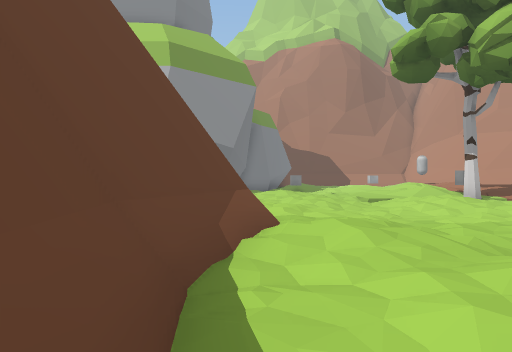
view 1 (above)

24 first-person views from a walk through a Unity game level. The camera is 1.3 m above the floor, looks level and sees 70° across. The floor is counted in squares, 2 m on a side. Each view is taken from the middle of a square. On the plan, view 1 faces up. The plan holds only what a view shows up to about 11 squares ahead; the rest is blank. The place goes on beyond the plan. The player is left out. Some surface patterns are stand-ins.

view 2
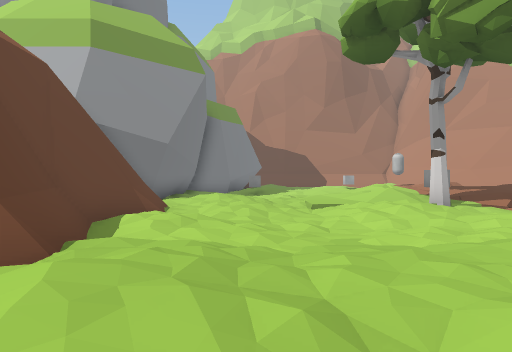

view 3
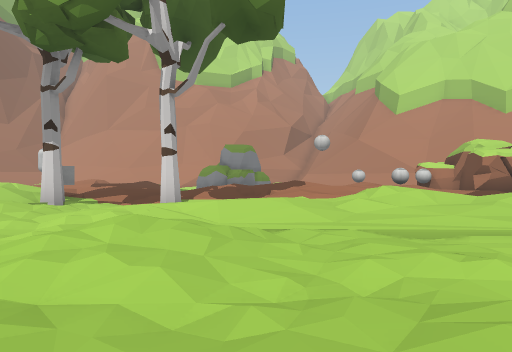

view 4
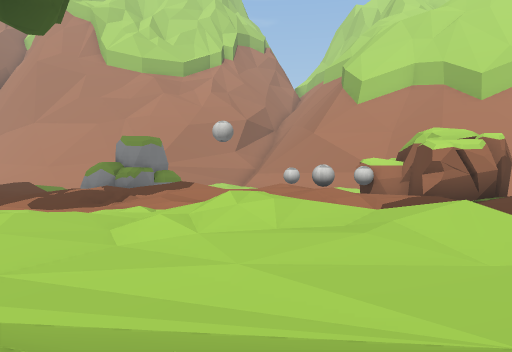

view 5
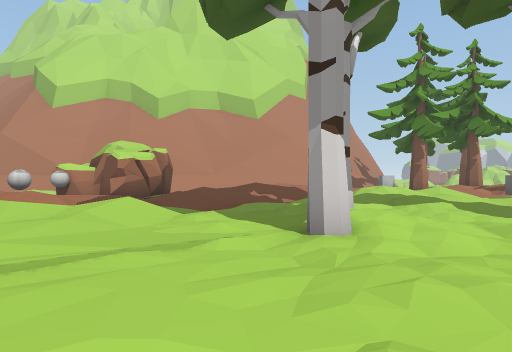

view 6
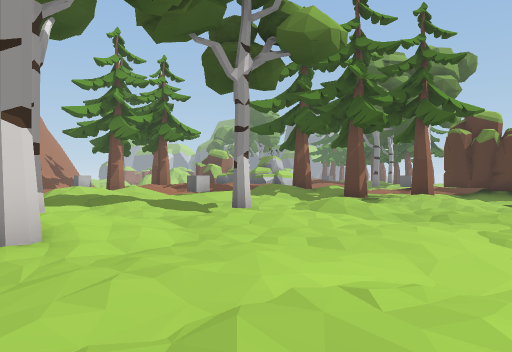

view 7
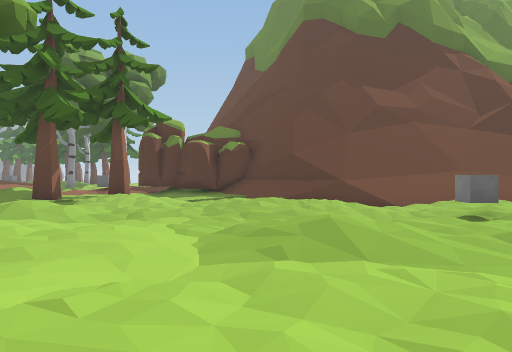

view 8
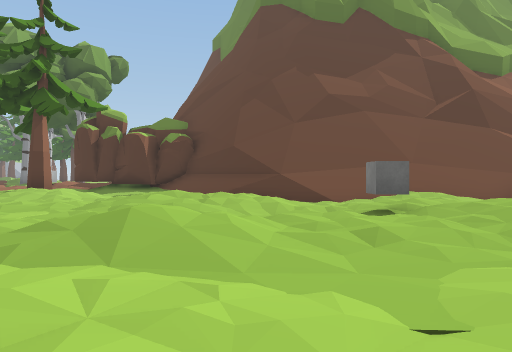

view 9
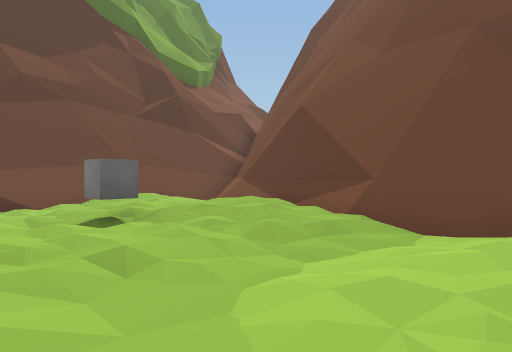

view 10
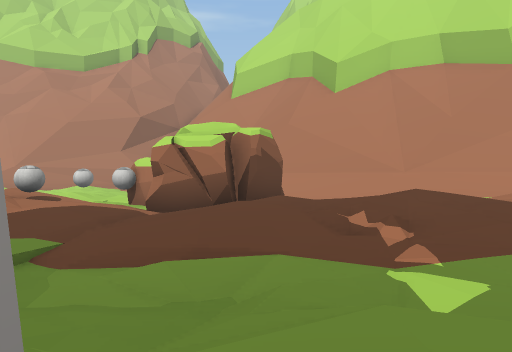

view 11
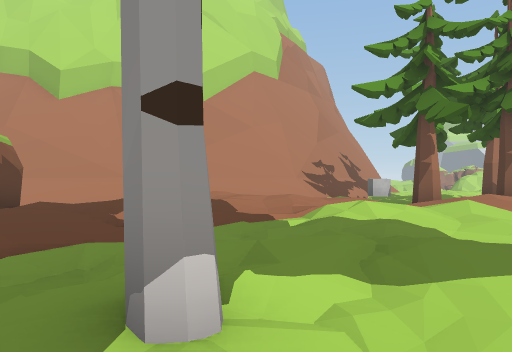

view 12
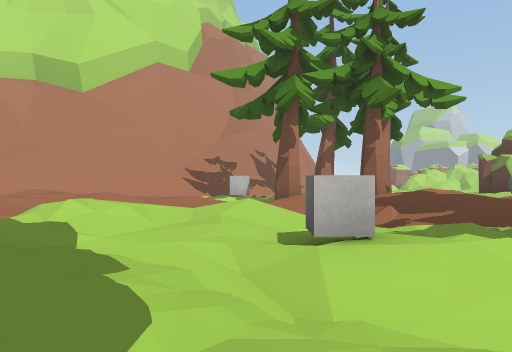

view 13
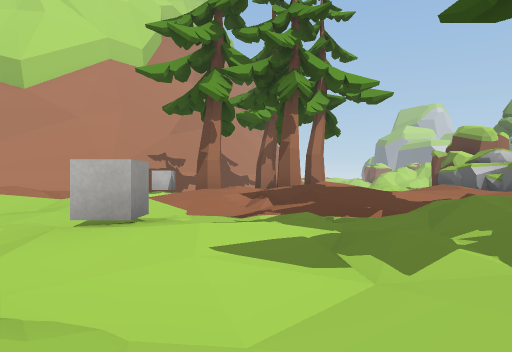

view 14
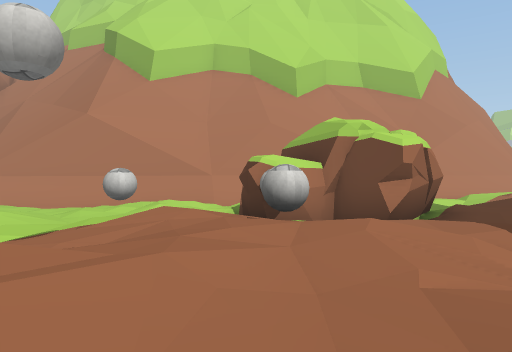

view 15
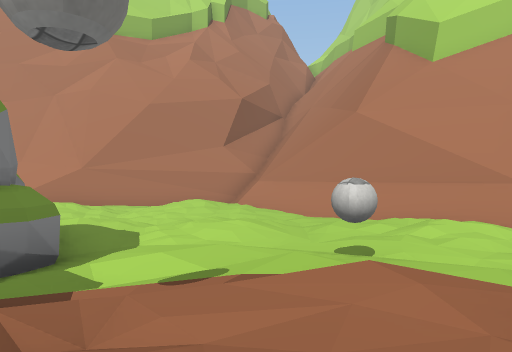

view 16
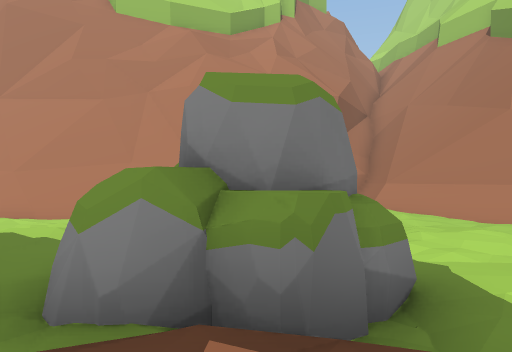

view 17
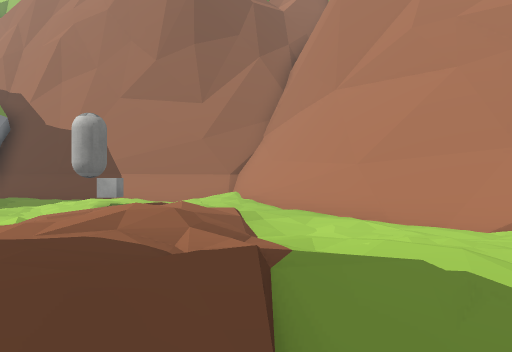

view 18
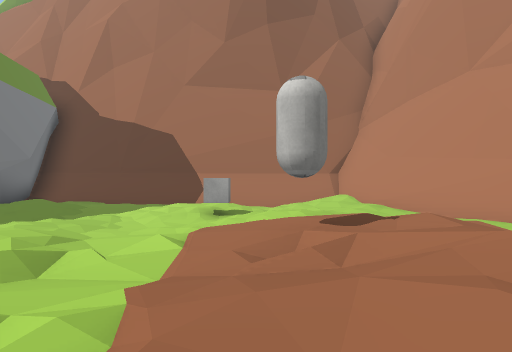

view 19
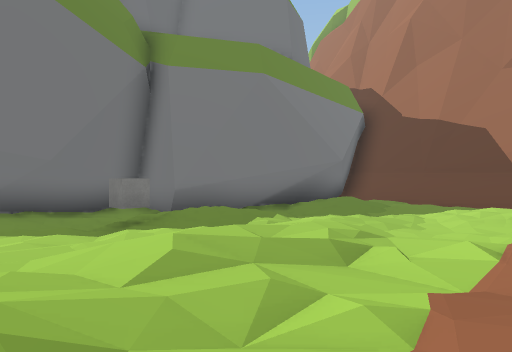

view 20
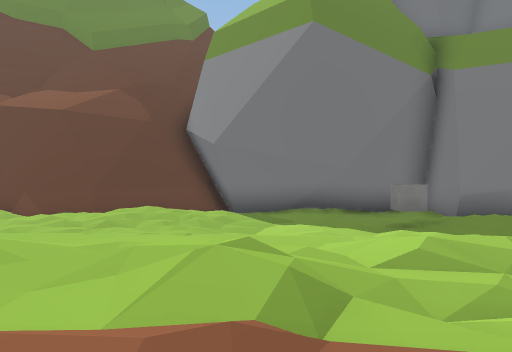

view 21
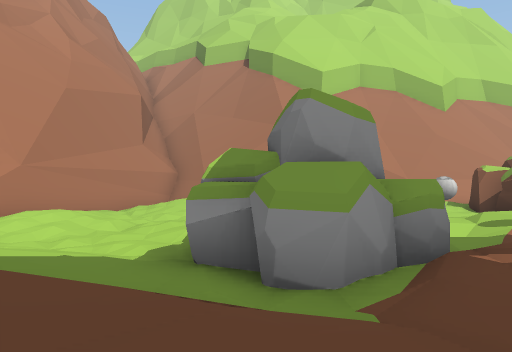

view 22
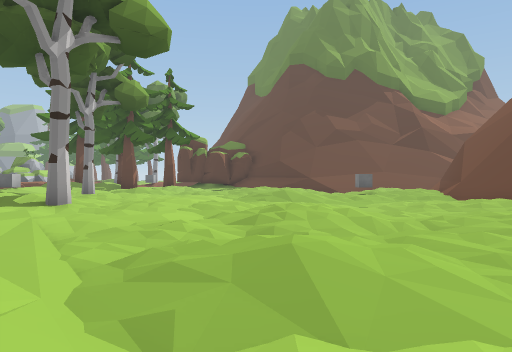

view 23
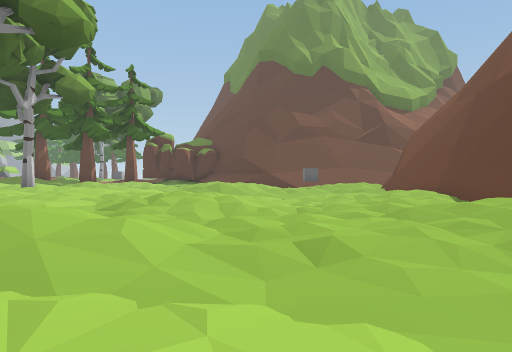

view 24
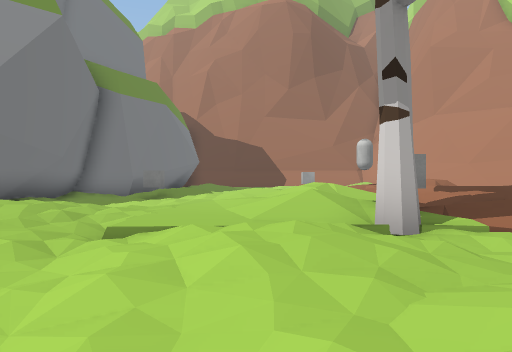

### Floor plan
Key: @ floor where view 1 was taken; # wall or solid block; . main floor; : floor 0.25 m higher than the main floor; - floor 0.25 m lower than the main floor; + floor 0.5 m higher than the main floor; _ floor 0.5 m lower than the main floor; * floor 0.75 m higher than the main floor; / step, stairs or slope; = window, fence, low wall or low ledge; ^ raised ledge; T tree; B ball; R rock; O other object.
Columns run from 3 left of view 1 to 23 right of it. Each row starts with its distance up from view 1.
 27        ^^
 26     #//#===^####
 25     ##.///////=^
 24     ##/....-.:/=^
 23     ##:.-.O--./=^
 22     #------...-==#
 21     #----_-.. -.####
 20   ###....--:: ..=//^^
 19   #_-...:-.:+//-.///^
 18   #__O-.:/..++/---.=##
 17   #__--.+..:+*...-:+.###
 16   #__---.:.:++:..-.....##
 15  ##--__.://:++*/...-.:+/=#
 14  #_...-.:+::++/......../=#
 13  #/.:...:+O.++:RRR...../^
 12  ##.:.-.//.:+:.RRR-...-/^
 11   #-..-...T/.:++RR...../^
 10   ##/.-.:._-/+++/.:.-../^
  9   ##-__/.-.-T./*/:+.B.+/^
  8   #..-__-.../-:++++:.-./=^
  7   #-.-_---.:/..:/+B:BOO/#^
  6   ##.--_./-.::/++++:OOO /^
  5   ##.....:.-.:++.:+.OOO /^
  4   ##:.--/---.::+ :/.OO  /^^
  3   #-..-_--.-..:/ .:++:-./#^
  2   #-..--..---...--:++  .:/^
  1   #--/_...----...-.:+* ++/#
  0   #@.___ -...T:.T.-.++++ /#
 -1   #..-___-.:..:..:..::++ ./
 -2   ##--__---.-..-.:::/+++:
 -3   ##---.//-....-.+.++:.:+
 -4   #/....:.-....T-..:::.:
 -5  ##::-.--------...:.:/::
 -6  #/..O--..---:::..O..:++T
 -7 ##/-.--..:..-. --.+../++
 -8 #/-_-_-..:.--- ...:.++*
 -9 //-.___  .._..-.:+*/:+/
-10 ##/////    _.:.T:T  :++
-11 ##^^^^##   _.TT     ++/

Where each view was taken, in squares from view 1:
view 1: 0 up, 0 right, facing up
view 2: 2 up, 2 right, facing up
view 3: 2 up, 4 right, facing up-right
view 4: 2 up, 8 right, facing up-right
view 5: 1 up, 6 right, facing right
view 6: 1 up, 6 right, facing down-right
view 7: 1 up, 6 right, facing down
view 8: 0 up, 4 right, facing down
view 9: 1 down, 4 right, facing down-left
view 10: 1 down, 13 right, facing up-right
view 11: 1 down, 11 right, facing right
view 12: 5 down, 12 right, facing right
view 13: 7 down, 12 right, facing right
view 14: 7 up, 11 right, facing right
view 15: 7 up, 13 right, facing up-right
view 16: 10 up, 11 right, facing up-right
view 17: 13 up, 11 right, facing up
view 18: 15 up, 8 right, facing up
view 19: 15 up, 8 right, facing up-left
view 20: 15 up, 9 right, facing left
view 21: 13 up, 9 right, facing right
view 22: 8 up, 6 right, facing down
view 23: 8 up, 4 right, facing down
view 24: 7 up, 5 right, facing up
